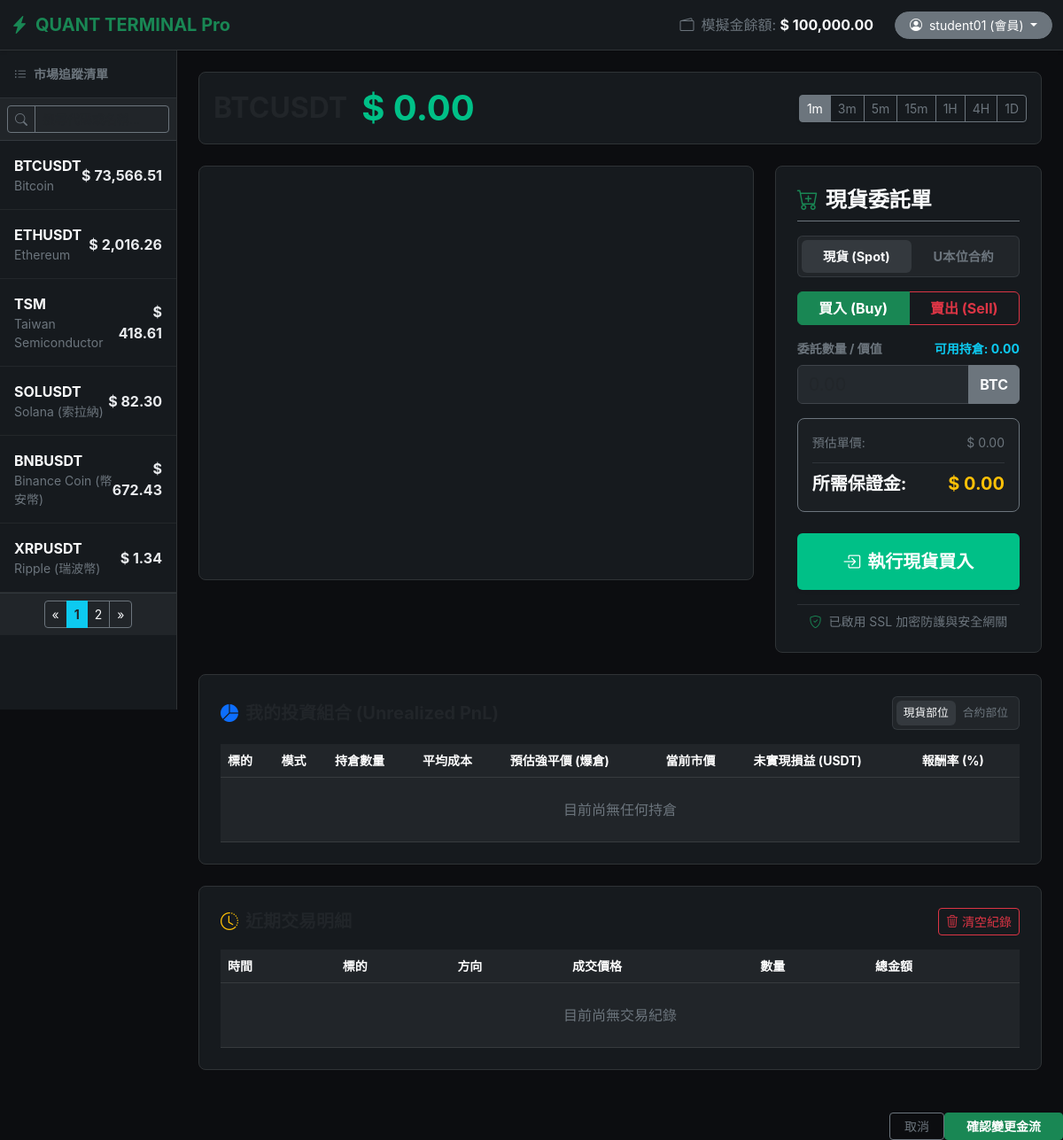
Screenshot of /index (signed in) with the database file from the repository.
### tables this page shows
CREATE TABLE IF NOT EXISTS `Users` (
    `user_id` INT AUTO_INCREMENT PRIMARY KEY,
    `username` VARCHAR(50) NOT NULL UNIQUE,
    `email` VARCHAR(100) NOT NULL UNIQUE,
    `password` VARCHAR(255) NOT NULL,
    `role` ENUM('admin', 'member', 'guest') DEFAULT 'member',
    `balance` DECIMAL(18, 4) DEFAULT 100000.0000,
    `status` ENUM('active', 'suspended') DEFAULT 'active',
    `created_at` TIMESTAMP DEFAULT CURRENT_TIMESTAMP,
    `updated_at` TIMESTAMP DEFAULT CURRENT_TIMESTAMP ON UPDATE CURRENT_TIMESTAMP
);

CREATE TABLE IF NOT EXISTS `Assets` (
    `asset_id` INT AUTO_INCREMENT PRIMARY KEY,
    `symbol` VARCHAR(20) NOT NULL UNIQUE,
    `name` VARCHAR(100) NOT NULL,
    `current_price` DECIMAL(18, 8) NOT NULL DEFAULT 0.00000000,
    `status` ENUM('trading', 'delisted') DEFAULT 'trading',
    `last_updated` TIMESTAMP DEFAULT CURRENT_TIMESTAMP ON UPDATE CURRENT_TIMESTAMP
);

### index.php (the view, shortened to what this page needs)
<?php
$current_user_id = $_SESSION['user_id'];
try {
    $pdo = new PDO("mysql:host=$db_host;dbname=$db_name;charset=utf8mb4", $db_user, $db_pass);
    $pdo->setAttribute(PDO::ATTR_ERRMODE, PDO::ERRMODE_EXCEPTION);
} catch (PDOException $e) {
    die("資料庫連線失敗: " . $e->getMessage());
}
$stmt = $pdo->prepare("SELECT * FROM Users WHERE user_id = ?");
$stmt->execute([$current_user_id]);
$userInfo = $stmt->fetch(PDO::FETCH_ASSOC);
$search_keyword = isset($_GET['search']) ? trim($_GET['search']) : '';
$current_page = isset($_GET['page']) ? max(1, (int)$_GET['page']) : 1;
$items_per_page = 6;
$where_sql = "WHERE status = 'trading'";
$params = [];
$count_stmt = $pdo->prepare("SELECT COUNT(*) FROM Assets $where_sql");
$count_stmt->execute($params);
$total_assets = $count_stmt->fetchColumn();
$total_pages = ceil($total_assets / $items_per_page);
$offset = ($current_page - 1) * $items_per_page;
$assets_sql = "SELECT asset_id, symbol, name, current_price FROM Assets $where_sql ORDER BY asset_id ASC LIMIT $items_per_page OFFSET $offset";
$stmt = $pdo->prepare($assets_sql);
$stmt->execute($params);
$available_assets = $stmt->fetchAll(PDO::FETCH_ASSOC);
$stmt = $pdo->prepare("
    SELECT T.*, A.symbol
    FROM Transactions T
    JOIN Assets A ON T.asset_id = A.asset_id
    WHERE T.user_id = ?
    ORDER BY T.created_at DESC
    LIMIT 20
");
$stmt->execute([$current_user_id]);
$transactions = $stmt->fetchAll(PDO::FETCH_ASSOC);
$stmt = $pdo->prepare("
    SELECT P.asset_id, P.total_amount, P.avg_cost, P.trade_mode, P.liquidation_price, P.tp_price, P.sl_price, A.symbol, A.name, A.current_price
    FROM Portfolios P
    JOIN Assets A ON P.asset_id = A.asset_id
    WHERE P.user_id = ? AND P.total_amount > 0
");
$stmt->execute([$current_user_id]);
$active_portfolios = $stmt->fetchAll(PDO::FETCH_ASSOC);
?>
<!DOCTYPE html>
<html lang="zh-TW">
<head>
    <link href="https://cdn.jsdelivr.net/npm/bootstrap@5.3.0/dist/css/bootstrap.min.css" rel="stylesheet">
    <link href="https://cdn.jsdelivr.net/npm/bootstrap@5.3.0/dist/css/bootstrap.min.css" rel="stylesheet">
    <link rel="stylesheet" href="https://cdn.jsdelivr.net/npm/bootstrap-icons@1.11.0/font/bootstrap-icons.css">
</head>
<body>
    <nav class="navbar navbar-dark sticky-top shadow-sm py-2">
        <div class="container-fluid">
            <div class="d-flex align-items-center">
                <a class="navbar-brand d-flex align-items-center fw-bold text-success m-0" href="#">
                    <i class="bi bi-lightning-charge-fill me-2"></i> QUANT TERMINAL Pro
                </a>
            </div>
            <div class="d-flex align-items-center">
                <span class="me-4 text-secondary"><i class="bi bi-wallet2 me-2"></i>模擬金餘額: <strong class="text-light">$ <?= number_format($userInfo['balance'], 2) ?></strong></span>
                <div class="dropdown">
                    <button class="btn btn-secondary btn-sm dropdown-toggle rounded-pill px-3" type="button" data-bs-toggle="dropdown" aria-expanded="false">
                        <i class="bi bi-person-circle me-1"></i> <?= htmlspecialchars($userInfo['username']) ?> (會員)
                    </button>
                </div>
            </div>
        </div>
    </nav>
    <div class="container-fluid">
        <div class="row">
    <div class="col-md-3 col-lg-2 sidebar p-0">
    <div class="p-3 text-secondary small fw-bold border-bottom border-secondary border-opacity-25 d-flex justify-content-between align-items-center">
        <span><i class="bi bi-list-ul me-2"></i>市場追蹤清單</span>
    </div>
    <div class="p-2 border-bottom border-secondary border-opacity-25 bg-dark">
        <form method="GET" action="index" class="m-0">
            <div class="input-group input-group-sm">
                <span class="input-group-text bg-transparent border-secondary text-secondary"><i class="bi bi-search"></i></span>
                <input type="text" class="form-control bg-transparent border-secondary text-light" name="search" placeholder="搜尋代碼或名稱..." value="<?= htmlspecialchars($search_keyword) ?>">
            </div>
        </form>
    </div>
    <div class="list-group list-group-flush" id="asset-list">
        <?php if (empty($available_assets)): ?>
            <div class="p-4 text-center text-secondary small">
                <i class="bi bi-search d-block mb-2 fs-4 opacity-50"></i>
                找不到符合「<?= htmlspecialchars($search_keyword) ?>」的標的
            </div>
        <?php else: ?>
            <?php foreach ($available_assets as $asset): ?>
                <div class="asset-item p-3 d-flex justify-content-between align-items-center"
                     id="asset-<?= $asset['asset_id'] ?>"
                     data-id="<?= $asset['asset_id'] ?>"
                     data-symbol="<?= strtolower($asset['symbol']) ?>"
                     data-name="<?= $asset['name'] ?>"
                     onclick="selectAsset(<?= $asset['asset_id'] ?>)">
                    <div>
                        <div class="fw-bold text-light"><?= htmlspecialchars($asset['symbol']) ?></div>
                        <div class="text-secondary small"><?= htmlspecialchars($asset['name']) ?></div>
                    </div>
                    <div class="text-end">
                        <div class="fw-bold id-price" id="price-val-<?= $asset['asset_id'] ?>">$ <?= number_format($asset['current_price'], 2) ?></div>
                    </div>
                </div>
            <?php endforeach; ?>
        <?php endif; ?>
    </div>
    <?php if ($total_pages > 1): ?>
        <div class="p-2 border-top border-secondary border-opacity-25 bg-dark">
            <nav aria-label="Assets page navigation">
                <ul class="pagination pagination-sm justify-content-center m-0" data-bs-theme="dark">
                    <li class="page-item <?= ($current_page <= 1) ? 'disabled' : '' ?>">
                        <a class="page-link bg-transparent border-secondary text-light" href="?page=<?= $current_page - 1 ?>&search=<?= urlencode($search_keyword) ?>">«</a>
                    </li>
                    <?php for ($i = 1; $i <= $total_pages; $i++): ?>
                        <li class="page-item <?= ($i === $current_page) ? 'active' : '' ?>">
                            <a class="page-link <?= ($i === $current_page) ? 'bg-info border-info text-dark fw-bold' : 'bg-transparent border-secondary text-light' ?>"
                               href="?page=<?= $i ?>&search=<?= urlencode($search_keyword) ?>"><?= $i ?></a>
                        </li>
                    <?php endfor; ?>
                    <li class="page-item <?= ($current_page >= $total_pages) ? 'disabled' : '' ?>">
                        <a class="page-link bg-transparent border-secondary text-light" href="?page=<?= $current_page + 1 ?>&search=<?= urlencode($search_keyword) ?>">»</a>
                    </li>
                </ul>
            </nav>
        </div>
    <?php endif; ?>
</div>
            <div class="col-md-9 col-lg-10 p-4">
                <div class="card p-3 mb-4">
                    <div class="d-flex align-items-center justify-content-between flex-wrap">
                        <div class="d-flex align-items-center">
                            <h2 class="mb-0 fw-bold me-3" id="active-asset">BTCUSDT</h2>
                            <h1 class="mb-0 fw-bold price-up me-4" id="active-price">$ 0.00</h1>
                        </div>
                        <div class="btn-group btn-group-sm shadow-sm" role="group" id="timeframe-buttons">
                            <button type="button" class="btn btn-outline-secondary active timeframe-btn" onclick="changeTimeframe('1m')">1m</button>
                            <button type="button" class="btn btn-outline-secondary timeframe-btn" onclick="changeTimeframe('3m')">3m</button> <button type="button" class="btn btn-outline-secondary timeframe-btn" onclick="changeTimeframe('5m')">5m</button> <button type="button" class="btn btn-outline-secondary timeframe-btn" onclick="changeTimeframe('15m')">15m</button>
                            <button type="button" class="btn btn-outline-secondary timeframe-btn" onclick="changeTimeframe('1h')">1H</button>
                            <button type="button" class="btn btn-outline-secondary timeframe-btn" onclick="changeTimeframe('4h')">4H</button>
                            <button type="button" class="btn btn-outline-secondary timeframe-btn" onclick="changeTimeframe('1d')">1D</button>
                        </div>
                    </div>
                </div>
                <div class="row">
                    <div class="col-xl-8 mb-4">
                        <div class="card p-2">
                            <div class="position-relative">
                                <div id="tvchart"></div>
                            </div>
                        </div>
                    </div>
                    <div class="col-xl-4 mb-4">
                        <div class="card p-4 h-100 d-flex flex-column justify-content-between">
    <div>
        <h4 class="fw-bold text-light border-bottom border-secondary pb-2 mb-3"><i class="bi bi-cart-plus me-2 text-success"></i>現貨委託單</h4>
        <form method="POST" action="" id="trade-form">
            <ul class="nav nav-pills nav-fill mb-3 bg-dark p-1 rounded border border-secondary border-opacity-25" style="font-size: 0.9rem;">
                <li class="nav-item">
                    <a class="nav-link active fw-bold text-light bg-secondary bg-opacity-25" id="tab-spot" href="#" onclick="switchTradeMode('spot', event)">現貨 (Spot)</a>
                </li>
                <li class="nav-item">
                    <a class="nav-link fw-bold text-secondary" id="tab-futures" href="#" onclick="switchTradeMode('futures', event)">U本位合約</a>
                </li>
            </ul>
            <div class="btn-group w-100 mb-3" role="group">
                <label class="btn btn-outline-success fw-bold" for="btn-buy-tab">買入 (Buy)</label>
                <label class="btn btn-outline-danger fw-bold" for="btn-sell-tab">賣出 (Sell)</label>
            </div>
            <div class="mb-3">
                <label class="form-label text-secondary small fw-bold d-flex justify-content-between">
                    <span>委託數量 / 價值</span>
                    <span id="holding-hint" class="text-info" style="cursor: pointer;" onclick="fillMaxAmount()">可用持倉: 0.00</span>
                </label>
                <div class="input-group">
                    <input type="number" step="0.000001" min="0.000001" class="form-control trading-input fs-5" id="ui-trade-input" placeholder="0.00" oninput="calculateTotal()" required>
                    <button class="btn btn-secondary fw-bold border-secondary text-light" type="button" id="unit-toggle-btn" onclick="toggleInputUnit()">BTC</button>
                </div>
            </div>
            <div class="card bg-dark bg-opacity-50 border-secondary p-3 mb-4">
                <div class="d-flex justify-content-between small text-secondary mb-1">
                    <span>預估單價:</span>
                    <span id="est-price">$ 0.00</span>
                </div>
                <div class="d-flex justify-content-between fw-bold fs-5 text-light border-top border-secondary border-opacity-25 pt-2 mt-2">
                    <span id="est-label-text">所需保證金:</span>
                    <span class="text-warning" id="est-total">$ 0.00</span>
                </div>
            </div>
            <button type="submit" class="btn btn-buy w-100 py-3 fs-5 shadow-sm" id="submit-btn"><i class="bi bi-box-arrow-in-right me-2"></i>執行現貨買入</button>
        </form>
    </div>
    <div class="text-secondary small text-center mt-3 border-top border-secondary border-opacity-25 pt-2">
        <i class="bi bi-shield-check me-1 text-success"></i> 已啟用 SSL 加密防護與安全網關
    </div>
</div> </div> </div> <div class="card p-4 mb-4">
        <div class="d-flex justify-content-between align-items-center mb-3">
            <h5 class="fw-bold mb-0"><i class="bi bi-pie-chart-fill me-2 text-primary"></i>我的投資組合 (Unrealized PnL)</h5>
            <ul class="nav nav-pills bg-dark p-1 rounded border border-secondary border-opacity-25" style="font-size: 0.8rem;">
                <li class="nav-item"><a class="nav-link active py-1 px-2 text-light bg-secondary bg-opacity-25" id="pnl-tab-spot" href="#" onclick="filterPnlTable('spot', event)">現貨部位</a></li>
                <li class="nav-item"><a class="nav-link text-secondary py-1 px-2" id="pnl-tab-futures" href="#" onclick="filterPnlTable('futures', event)">合約部位</a></li>
            </ul>
        </div>
        <div class="table-responsive">
            <table class="table table-dark table-hover align-middle mb-0">
                <thead class="text-secondary small">
                    <tr>
                        <th>標的</th>
                        <th>模式</th>
                        <th>持倉數量</th>
                        <th>平均成本</th>
                        <th>預估強平價 (爆倉)</th> <th>當前市價</th>
                        <th>未實現損益 (USDT)</th>
                        <th>報酬率 (%)</th>
                    </tr>
                </thead>
                <tbody>
                    <?php if(empty($active_portfolios)): ?>
                        <tr><td colspan="8" class="text-center text-secondary py-4">目前尚無任何持倉</td></tr>
                    <?php endif; ?>
                </tbody>
            </table>
        </div>
    </div>
    <div class="card p-4 mb-4">
    <div class="d-flex justify-content-between align-items-center mb-3">
        <h5 class="fw-bold mb-0"><i class="bi bi-clock-history me-2 text-warning"></i>近期交易明細</h5>
        <form method="POST" action="" onsubmit="return confirm('⚠️ 警告：確定要清空所有交易紀錄嗎？\n\n此動作無法復原，但不會影響你目前的餘額與持倉。');">
            <button type="submit" class="btn btn-sm btn-outline-danger">
                <i class="bi bi-trash3 me-1"></i>清空紀錄
            </button>
        </form>
    </div>
    <div class="table-responsive">
        <table class="table table-dark table-hover align-middle mb-0">
            <thead class="text-secondary small">
                <tr>
                    <th>時間</th>
                    <th>標的</th>
                    <th>方向</th>
                    <th>成交價格</th>
                    <th>數量</th>
                    <th>總金額</th>
                </tr>
            </thead>
            <tbody>
                <?php if(empty($transactions)): ?>
                    <tr><td colspan="6" class="text-center text-secondary py-4">目前尚無交易紀錄</td></tr>
                <?php endif; ?>
            </tbody>
        </table>
    </div>
</div>
            </div> </div> </div>
                <div class="modal-footer border-secondary border-opacity-50">
                    <button type="button" class="btn btn-sm btn-outline-secondary px-3" data-bs-dismiss="modal">取消</button>
                    <button type="submit" class="btn btn-sm btn-success fw-bold px-4">確認變更金流</button>
                </div>
</body>
</html>

### index.php (style rules this page uses)
input[type="number"] { -moz-appearance: textfield; }
body { background-color: #0c0d10; color: #eaecef; font-family: -apple-system, BlinkMacSystemFont, "Segoe UI", Roboto, sans-serif; }
.navbar { background-color: #161a1e !important; border-bottom: 1px solid #2f3336; }
.sidebar { background-color: #161a1e; border-right: 1px solid #2f3336; height: calc(100vh - 56px); position: sticky; top: 56px; overflow-y: auto; }
.asset-item { cursor: pointer; transition: all 0.2s; border-bottom: 1px solid #23272a; }
.card { background-color: #161a1e; border: 1px solid #2f3336; border-radius: 8px; }
.trading-input { background-color: #24292e !important; border: 1px solid #3f444a !important; color: white !important; }
#tvchart { height: 450px; width: 100%; background-color: #161a1e; }
.price-up { color: #00c087 !important; }
.btn-buy { background-color: #00c087; color: white; font-weight: bold; }

### rows the page displays
users: balance "100,000.00", username "student01"
assets: symbol "BTCUSDT", name "Bitcoin", current_price "73,566.51"
assets: symbol "ETHUSDT", name "Ethereum", current_price "2,016.26"
assets: symbol "TSM", name "Taiwan Semiconductor", current_price "418.61"
assets: symbol "SOLUSDT", name "Solana (索拉納)", current_price "82.30"
assets: symbol "BNBUSDT", name "Binance Coin (幣安幣)", current_price "672.43"
assets: symbol "XRPUSDT", name "Ripple (瑞波幣)", current_price "1.34"
